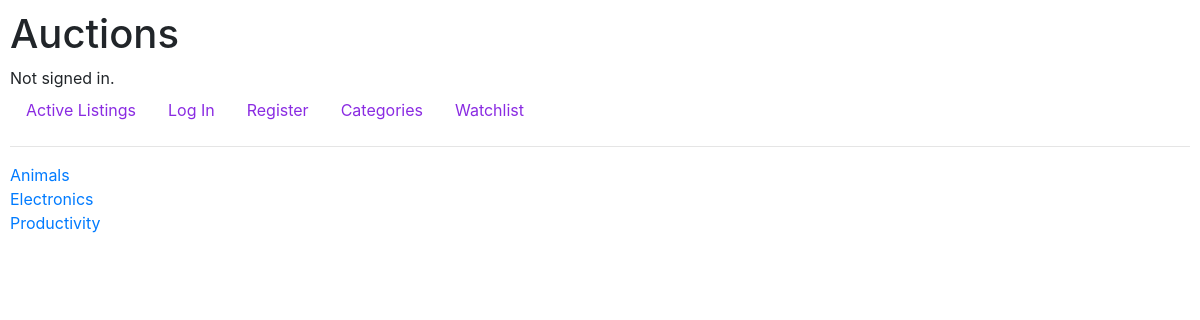
The page /categories on the database its author committed.
### auctions/models.py (models this page shows)
class Category (models.Model):
    category = models.CharField(max_length = 20)

### auctions/views.py (the view)
# urls.py: path("categories", views.categories, name = "categories"),
def categories (request):
    return render (request, "auctions/categories.html",{
        "categories" : Category.objects.order_by('category')
    })

### auctions/templates/auctions/categories.html
{% extends "auctions/layout.html" %}
{% block body%}
    {% for category in categories%}
        {% if categories %}
            <a href = "{% url 'search' category.category %}">{{ category.category }}</a>
            <br>
        {%else%}
            No posts yet.
        {% endif %}
    {% endfor %}
{%endblock%}

### auctions/static/auctions/styles.css (style rules this page uses)
body { padding: 10px; display: block; }

### rows shown on the page
Category: category "Animals"
Category: category "Electronics"
Category: category "Productivity"
